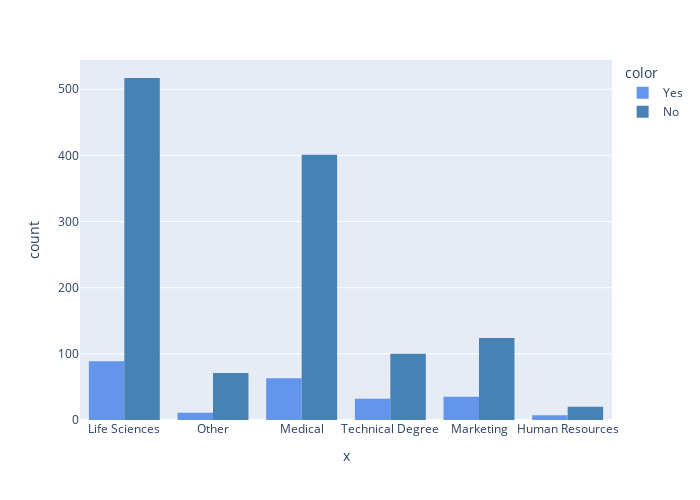

Notebook code for this chart:
### Code cell
fig = px.histogram(x=hrdata['EducationField'],
                   color=hrdata['Attrition'],
                  barmode='group',
                  height=500,
                  width=700,
                  color_discrete_sequence=['cornflowerblue','steelblue'])
fig.show()

### Figure 1 — Plotly figure (JSON) as saved in the notebook; plotly's stock layout.template omitted (floating-point values rounded to 4 significant figures; data arrays with more than 128 entries replaced by an {"elided": "..."} marker saying what was removed)
{"data": [{"alignmentgroup": "True", "bingroup": "x", "hovertemplate": "color=Yes<br>x=%{x}<br>count=%{y}<extra></extra>", "legendgroup": "Yes", "marker": {"color": "cornflowerblue"}, "name": "Yes", "offsetgroup": "Yes", "orientation": "v", "showlegend": true, "type": "histogram", "x": {"elided": "237 str values"}, "xaxis": "x", "yaxis": "y"}, {"alignmentgroup": "True", "bingroup": "x", "hovertemplate": "color=No<br>x=%{x}<br>count=%{y}<extra></extra>", "legendgroup": "No", "marker": {"color": "steelblue"}, "name": "No", "offsetgroup": "No", "orientation": "v", "showlegend": true, "type": "histogram", "x": {"elided": "1233 str values"}, "xaxis": "x", "yaxis": "y"}], "layout": {"barmode": "group", "height": 500, "legend": {"title": {"text": "color"}, "tracegroupgap": 0}, "margin": {"t": 60}, "width": 700, "xaxis": {"anchor": "y", "autorange": true, "domain": [0, 1], "range": [-0.5, 5.5], "title": {"text": "x"}, "type": "category"}, "yaxis": {"anchor": "x", "autorange": true, "domain": [0, 1], "range": [0, 544.2], "title": {"text": "count"}}}}
